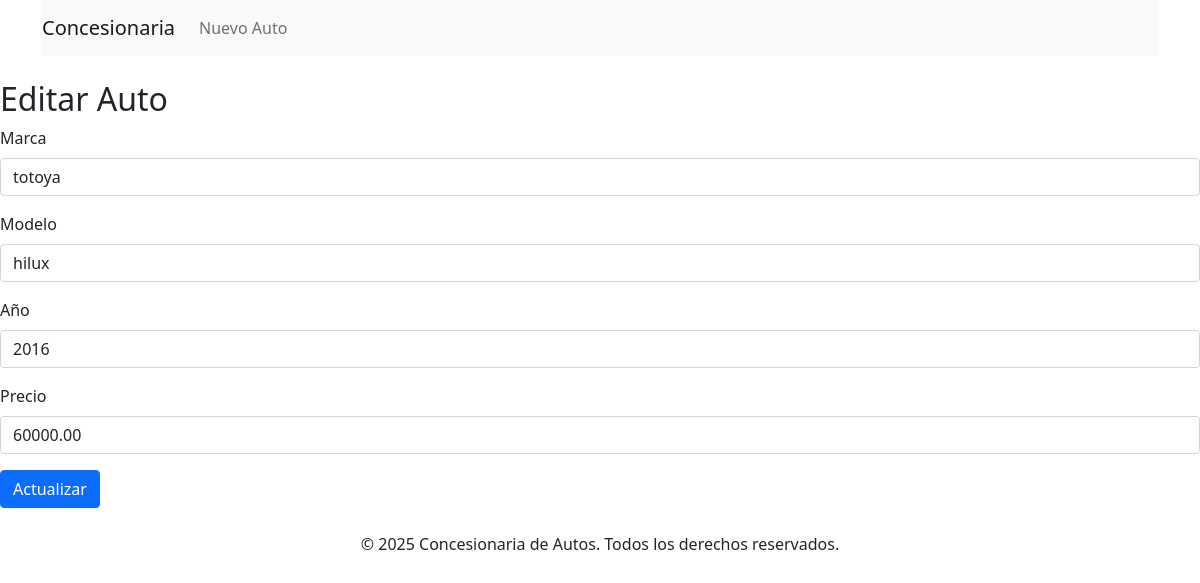
The page /edit.php?id=1 on the database its author committed.
### tables this page shows
CREATE TABLE `autos` (
  `id` int(11) NOT NULL,
  `marca` varchar(100) DEFAULT NULL,
  `modelo` varchar(100) DEFAULT NULL,
  `anio` int(11) DEFAULT NULL,
  `precio` decimal(10,2) DEFAULT NULL
);

### edit.php (the view, shortened to what this page needs)
<?php
include('header.php');
include('db.php');
if (isset($_GET['id'])) {
    $id = $_GET['id'];
    $sql = "SELECT * FROM autos WHERE id=$id";
    $result = $conn->query($sql);
    $auto = $result->fetch_assoc();
}
?>
<h2 class="mt-4">Editar Auto</h2>
<form method="POST">
    <div class="mb-3">
        <label for="marca" class="form-label">Marca</label>
        <input type="text" class="form-control" id="marca" name="marca" value="<?php echo $auto['marca']; ?>" required>
    </div>
    <div class="mb-3">
        <label for="modelo" class="form-label">Modelo</label>
        <input type="text" class="form-control" id="modelo" name="modelo" value="<?php echo $auto['modelo']; ?>" required>
    </div>
    <div class="mb-3">
        <label for="anio" class="form-label">Año</label>
        <input type="number" class="form-control" id="anio" name="anio" value="<?php echo $auto['anio']; ?>" required>
    </div>
    <div class="mb-3">
        <label for="precio" class="form-label">Precio</label>
        <input type="number" class="form-control" id="precio" name="precio" value="<?php echo $auto['precio']; ?>" required>
    </div>
    <button type="submit" class="btn btn-primary">Actualizar</button>
</form>
<?php include('footer.php'); ?>

### rows shown on the page
autos: marca "totoya", modelo "hilux", anio "2016", precio "60000.00"
